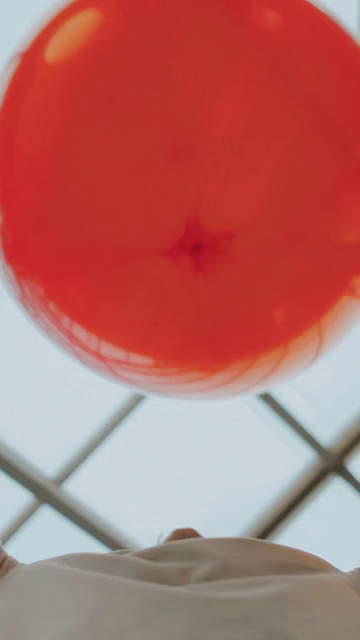
#> input picture frame 19 of 7237152-sd_360_640_25fps.mp4, 360 x 640 px, given in place of 7236334-sd_640_360_25fps.mp4, which was not available
$ python color.py
#> lines starting #> are read from the running program, lines starting #| are printed output that depends on the picture; after the words box and inside, x2 and y2 are one past the last pixel; in counts of white or black regions, pixels touching at a corner belong together; pictures that were not available may be replaced by others from this repository, and a replacement may not be noted
import cv2
import numpy as np
import imageio

# تحميل الفيديو
cap = cv2.VideoCapture('7236334-sd_640_360_25fps.mp4')

# قائمة لتخزين الفريمات
frames_for_gif = []

while True:
    ret, frame = cap.read()
#> frame is the input picture: shape (640, 360, 3); mean B, G, R 105.1, 108.8, 181.2
    if not ret:
        break

    frame = cv2.resize(frame, (640, 480))
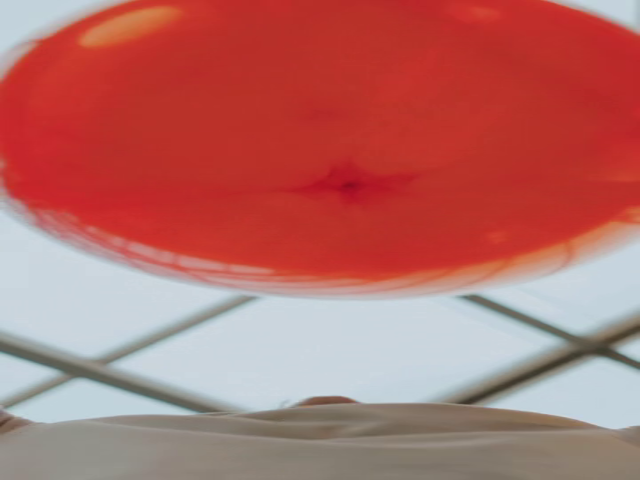
#> frame: shape (480, 640, 3); mean B, G, R 105.1, 108.8, 181.2
    hsv = cv2.cvtColor(frame, cv2.COLOR_BGR2HSV)
#> hsv: shape (480, 640, 3); mean H, S, V 38, 118.4, 186.7

    # نطاق الأحمر
    lower_red = np.array([0, 150, 100])
    upper_red = np.array([10, 255, 255])
    mask1 = cv2.inRange(hsv, lower_red, upper_red)
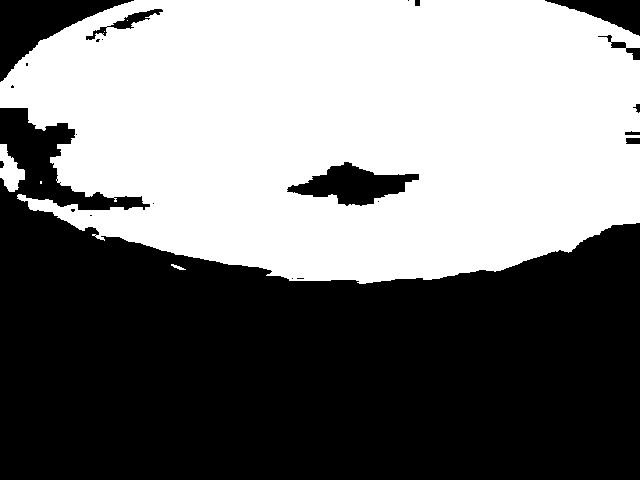
#> mask1: shape (480, 640); 48.2% white; 6 white regions (3 under 20 px), largest, box (x1, y1, x2, y2) and area: (0, 0, 640, 284) 147202, (0, 144, 25, 192) 678, (171, 264, 186, 270) 38

    lower_red2 = np.array([170, 150, 100])
    upper_red2 = np.array([180, 255, 255])
    mask2 = cv2.inRange(hsv, lower_red2, upper_red2)
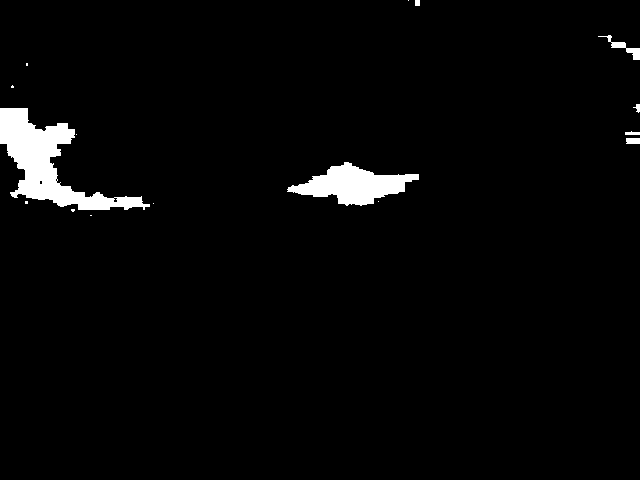
#> mask2: shape (480, 640); 2.8% white; 16 white regions (9 under 20 px), largest, box (x1, y1, x2, y2) and area: (0, 108, 150, 210) 5265, (287, 162, 419, 206) 2927, (598, 35, 640, 60) 240

    mask = mask1 + mask2
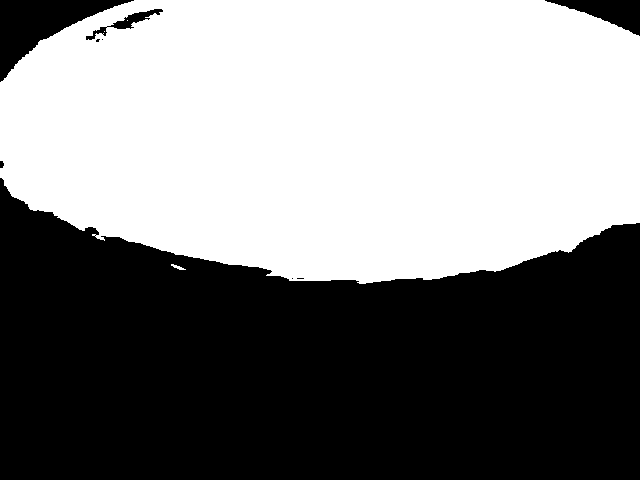
#> mask: shape (480, 640); 51% white; 9 black regions (4 under 20 px), largest, box (x1, y1, x2, y2) and area: (0, 178, 640, 480) 144248, (0, 0, 134, 82) 4243, (545, 0, 640, 36) 1589, (86, 9, 163, 40) 489, (0, 161, 4, 168) 24

    kernel = np.ones((5, 5), np.uint8)
    mask = cv2.morphologyEx(mask, cv2.MORPH_OPEN, kernel)
#> mask: shape (480, 640); 50.9% white; 5 black regions, box (x1, y1, x2, y2) and area: (0, 178, 640, 480) 144394, (0, 0, 134, 82) 4243, (545, 0, 640, 36) 1589, (86, 9, 163, 42) 559, (0, 161, 4, 168) 24
    mask = cv2.morphologyEx(mask, cv2.MORPH_DILATE, kernel)
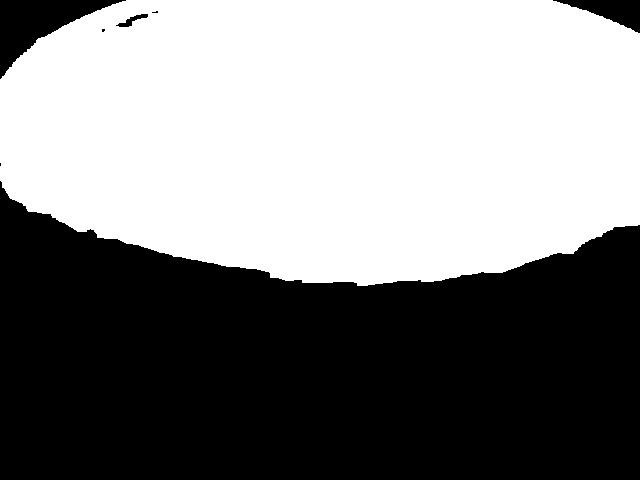
#> mask: shape (480, 640); 51.8% white; 7 black regions (3 under 20 px)

    contours, _ = cv2.findContours(mask, cv2.RETR_TREE, cv2.CHAIN_APPROX_SIMPLE)
#> contours = 4 contours, 2 with area under 20; largest, box (x1, y1, x2, y2) and area: (0, 0, 640, 286) 158490, (115, 13, 149, 28) 182
    for cnt in contours:
        area = cv2.contourArea(cnt)
        if 2000 < area < 30000:
            x, y, w, h = cv2.boundingRect(cnt)
            cv2.rectangle(frame, (x, y), (x + w, y + h), (0, 255, 0), 2)
            cv2.putText(frame, "Red Object", (x, y - 10), cv2.FONT_HERSHEY_SIMPLEX, 0.7, (0, 255, 0), 2)
#> this loop made 4 passes
#> area on passes 1, 3: 158489.5, 181.5

    # تحويل اللون من BGR إلى RGB وحفظ الفريم
    rgb_frame = cv2.cvtColor(frame, cv2.COLOR_BGR2RGB)
    frames_for_gif.append(rgb_frame)

    cv2.imshow("Object Tracking", frame)
    if cv2.waitKey(30) & 0xFF == ord('q'):
#> (key q is pressed here)
        break

cap.release()
cv2.destroyAllWindows()

# حفظ النتيجة كـ gif
imageio.mimsave("output.gif", frames_for_gif, fps=10)
print("✅ Saved as output.gif")

$ run again, starting later in the video
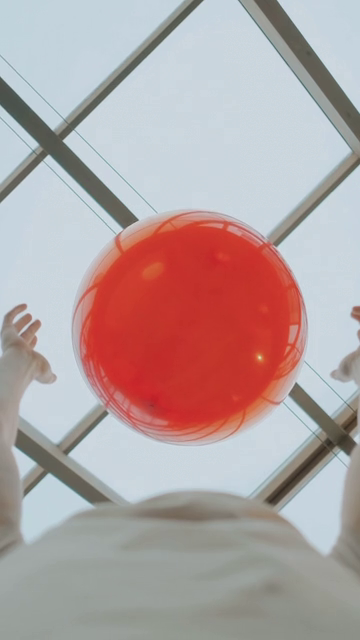
#> input picture frame 86 of 7237152-sd_360_640_25fps.mp4, 360 x 640 px, given in place of 7236334-sd_640_360_25fps.mp4, which was not available
#> frame is the input picture: shape (640, 360, 3); mean B, G, R 162.6, 162.4, 179.5
#> frame: shape (480, 640, 3)
#> hsv: shape (480, 640, 3); mean H, S, V 66.6, 49.9, 190.4
#> `mask1 = cv2.inRange(hsv, lower_red, upper_red)`:
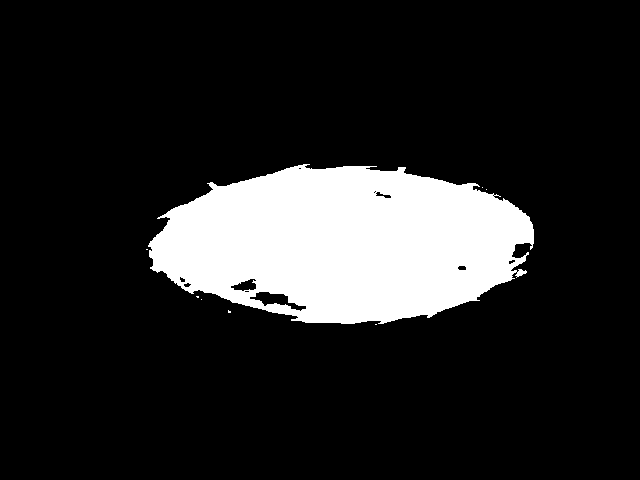
#> mask1: shape (480, 640); 14.7% white; 8 white regions (7 under 20 px), largest, box (x1, y1, x2, y2) and area: (148, 164, 534, 324) 45064
#> mask2: shape (480, 640); 0.21% white; 6 white regions (3 under 20 px), largest, box (x1, y1, x2, y2) and area: (250, 292, 306, 311) 413, (231, 279, 256, 291) 179, (376, 192, 391, 198) 40
#> `mask = cv2.morphologyEx(mask, cv2.MORPH_DILATE, kernel)`:
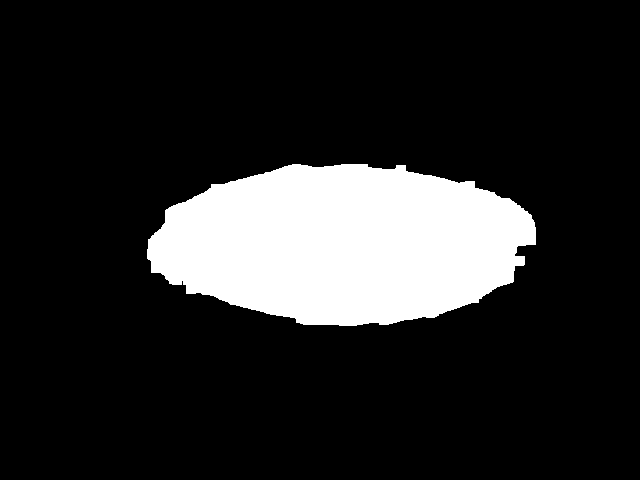
#> mask: shape (480, 640); 15.5% white; 1 white region
#> contours = 1 contour; box (x1, y1, x2, y2) and area: (147, 164, 536, 326) 47218
#> the loop `for cnt in contours:` made 1 pass
#> area on pass 1: 47217.5

$ run again, starting later in the video
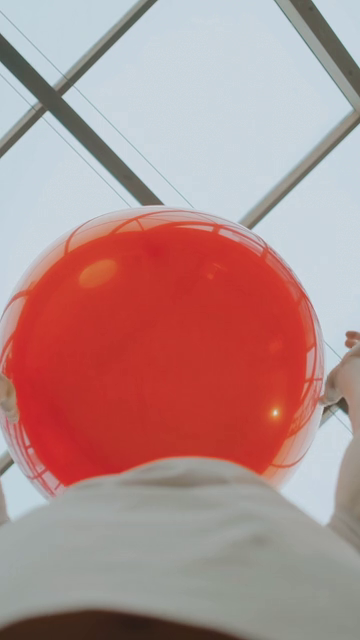
#> input picture frame 154 of 7237152-sd_360_640_25fps.mp4, 360 x 640 px, given in place of 7236334-sd_640_360_25fps.mp4, which was not available
#> frame is the input picture: shape (640, 360, 3); mean B, G, R 140.1, 141.7, 178.7
#> frame: shape (480, 640, 3)
#> hsv: shape (480, 640, 3); mean H, S, V 55.4, 74, 187
#> `mask1 = cv2.inRange(hsv, lower_red, upper_red)`:
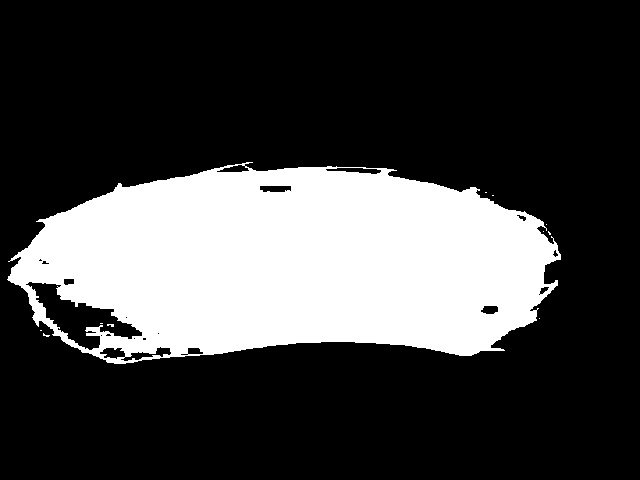
#> mask1: shape (480, 640); 26.1% white; 11 white regions (10 under 20 px), largest, box (x1, y1, x2, y2) and area: (7, 162, 561, 364) 80240
#> mask2: shape (480, 640); 1.2% white; 17 white regions (12 under 20 px), largest, box (x1, y1, x2, y2) and area: (26, 282, 142, 350) 2826, (100, 347, 171, 361) 419, (260, 186, 291, 192) 167, (181, 348, 203, 355) 84, (64, 279, 74, 285) 53
#> `mask = cv2.morphologyEx(mask, cv2.MORPH_DILATE, kernel)`:
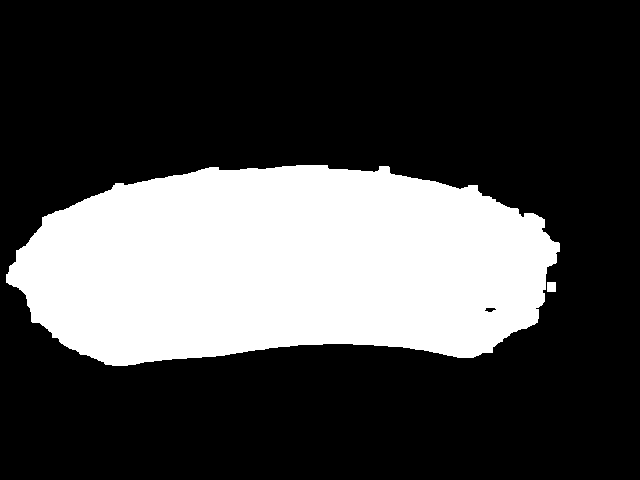
#> mask: shape (480, 640); 28.2% white; 2 white regions
#> contours = 3 contours; box (x1, y1, x2, y2) and area: (6, 165, 560, 366) 85973, (547, 282, 556, 292) 72, (484, 307, 497, 313) 42
#> the loop `for cnt in contours:` made 3 passes
#> area on passes 2 to 3: 85973, 42.5
